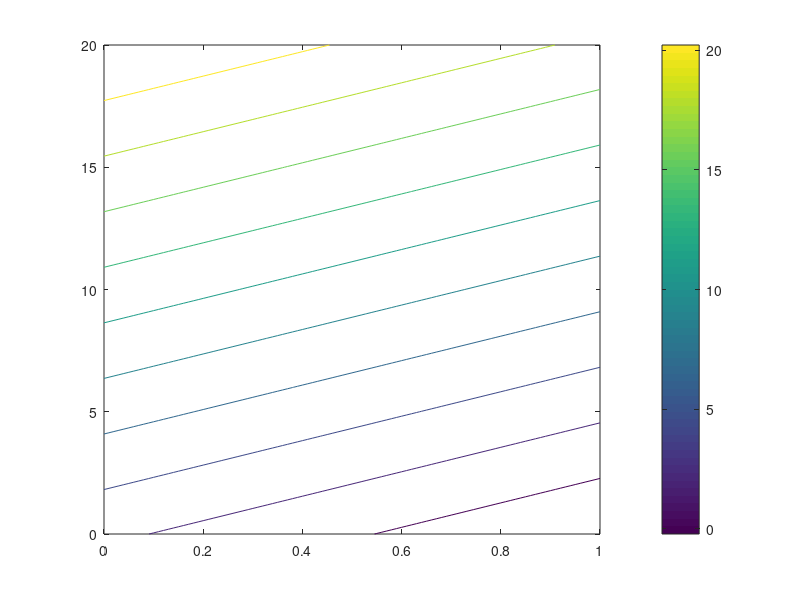

This chart was generated by the following MATLAB code: (Note: this script raises an error after producing the figure.)
%fh = @truth_linear;
%fplot(fh,[0 1])

f = inline('x.*sin(x.*y)','x','y')

% tau = 0.2
% x position => x-0.5 = dist
% y speed
% if f < 0 the agent is attracted
f = inline('y-((x- 0.5)/0.2)','x','y')
[X,Y] = meshgrid(0:.01:1,0:20);
Z = f(X,Y)
surface(X,Y,Z)
mesh(X,Y,Z)

contour(X,Y,Z)
colorbar

f = inline('y-(x- 0.5)/0.2','x','y')
[X,Y] = meshgrid(0:.01:1,0:20);
Z = f(X,Y)
%surface(X,Y,Z)
%mesh(X,Y,Z)
contour(X,Y,Z)
colorbar



colnorm = @(X,P) sum(abs(X).^P,1).^(1/P);
truth = [0.5;0.5]
tau = 0.1
[X,Y] = meshgrid(0:.01:1,0:.01:1);
a = [0:.01:1;0:.01:1];
n_agents = length(a)
ths = @(x,y) (repmat(truth,1,n_agents)-[x;y]).*(repmat(tau./colnorm(repmat(truth,1,n_agents)-[x;y],2),2,1)).*normpdf(abs(repmat(truth,1,n_agents)-x),norm(truth)./2,0.1);
for i=1:length(X)
    Z(i) = ths(X(i),Y(i))
end
contour(X,Y,Z)
colorbar


ths = @(x,y) (repmat(truth,1,n_agents)-[x;y])

y = (repmat(truth,1,n_agents)-x)./(norm((repmat(truth,1,n_agents)-x))./tau);

clear all; close all;
MIN = realmin('single')
syms x 
y= (1/log(x) + 14) / 14% - log(MIN) - 83.5;
h=ezplot(y,[0,1]);
set(h, 'Color', 'r'); 
hold on;
y=abs(x);
h=ezplot(y,[0,1]);
set(h, 'Color', 'r'); 
%hold on;
%ezplot(diff(y,x),[0,1]);


d = 0.1;
v = 0;
d0 = 1;
A = 1;
score = v - A * (1 - exp( -d / d0))

colnorm = @(X,P) sum(abs(X).^P,1).^(1/P);
a = [0:0.05:1;0:0.05:1]
truth = [0.5;0.5]
n_agents = length(a)
tau = 0.1
% NORMAL
ths = @(x) (repmat(truth,1,n_agents)-x).*(repmat(tau./colnorm(repmat(truth,1,n_agents)-x,2),2,1)).*normpdf(abs(repmat(truth,1,n_agents)-x),norm(truth)./4,0.1);
ths(a)

% TRUTH Accelerating closer to Truth (LOG-NORMAL)
ths = @(x) (repmat(truth,1,n_agents)-x).*(repmat(tau./colnorm(repmat(truth,1,n_agents)-x,2),2,1)).*lognpdf(abs(repmat(truth,1,n_agents)-x),log(norm(truth)),1);
ths(a)

x = (10:1000:125010)';
y = lognpdf(x,log(20000),1.0);
plot(x,y)
set(gca,'xtick',[0 30000 60000 90000 120000])
set(gca,'xticklabel',{'0','$30,000','$60,000',...
                             '$90,000','$120,000'})
                         
                         
mean(y)